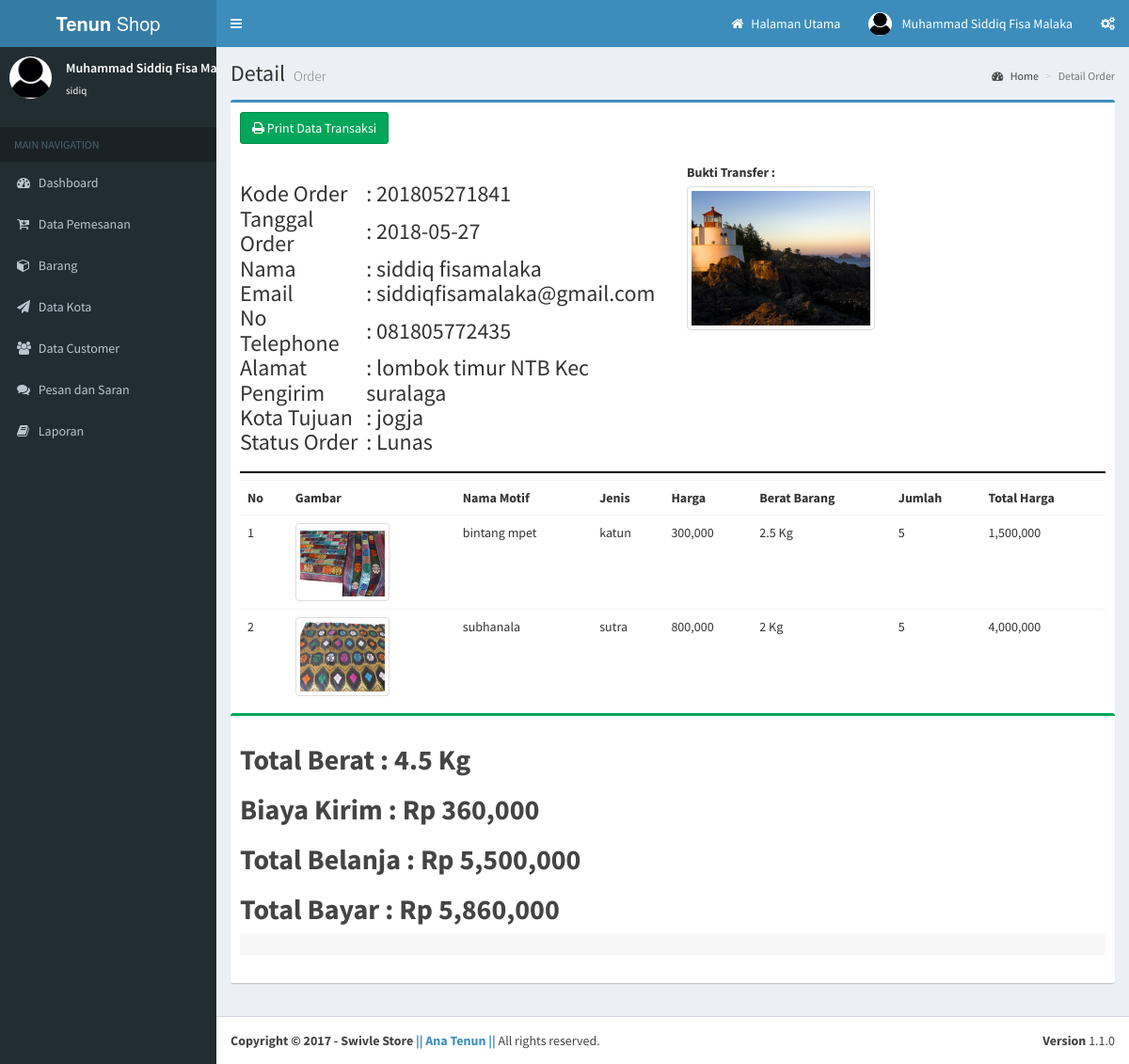
/admin/index.php?mod=transaksi&pg=detail_transaksi&id=201805271841 (signed in), run on the app's committed database.
### tables this page shows
CREATE TABLE `detail_pesanan` (
  `kd_detail_pesanan` int(5) NOT NULL,
  `kode_pesanan` varchar(50) NOT NULL,
  `id_customer` int(11) NOT NULL,
  `id_kota` int(11) NOT NULL,
  `tanggal_pesan` date NOT NULL,
  `status_order` varchar(20) NOT NULL,
  `bukti_transfer` text NOT NULL
);

CREATE TABLE `customer` (
  `id_customer` int(11) NOT NULL,
  `email` varchar(30) NOT NULL,
  `password` varchar(30) NOT NULL,
  `nama` varchar(30) NOT NULL,
  `no_telpon` varchar(30) NOT NULL,
  `alamat` varchar(30) NOT NULL
);

CREATE TABLE `kota` (
  `id_kota` int(11) NOT NULL,
  `nm_kota` varchar(50) NOT NULL,
  `biaya` int(30) NOT NULL
);

CREATE TABLE `pesanan` (
  `id_pesanan` int(10) NOT NULL,
  `kode_pesanan` varchar(50) NOT NULL,
  `id_customer` int(11) NOT NULL,
  `kd_motif` int(11) NOT NULL,
  `jumlah_pesanan` int(11) NOT NULL,
  `status_pesanan` varchar(30) NOT NULL
);

CREATE TABLE `motif` (
  `kd_motif` int(4) NOT NULL,
  `kd_jenis_kain` int(11) NOT NULL,
  `nm_motif` varchar(50) NOT NULL,
  `gambar` text NOT NULL,
  `harga` int(30) NOT NULL,
  `berat_barang` varchar(30) NOT NULL,
  `stock` int(30) NOT NULL,
  `dijual` int(11) NOT NULL
);

CREATE TABLE `jenis_kain` (
  `kd_jenis_kain` int(11) NOT NULL,
  `nm_jenis_kain` varchar(30) NOT NULL
);

### admin/config/config.php (called while the page is built, shortened)
<?php
$user_sql=mysqli_query($connect, "select * from admin where username='$_SESSION[username]'")or die ('error user ');
$data_us=mysqli_fetch_array($user_sql);
?>

### admin/content/transaksi/detail_transaksi.php (the view, shortened to what this page needs)
<section class="content-header">
          <h1>
           Detail
            <small>Order</small>
          </h1>
          <ol class="breadcrumb">
            <li><a href="#"><i class="fa fa-dashboard"></i> Home</a></li>
            <li class="active">Detail Order</li>
          </ol>
        </section>
        <section class="content">
            <div class="box box-primary">
                <div class="box-header">
                					<?php
                                    $sql=mysqli_query($connect, "SELECT * FROM detail_pesanan o, kota k, customer c where o.id_kota=k.id_kota and o.id_customer=c.id_customer	and kode_pesanan='$_GET[id]'") or die ("error Order");
					$data_or=mysqli_fetch_array($sql);
					?>
            <?php if(($data_or['status_order']=='Lunas')){?>
<a href="content/transaksi/print_transaksi.php?kode_pesanan=<?php echo $data_or['kode_pesanan']; ?>" target="_blank"><button type="button" class="btn btn-success"><i class="fa fa-print"></i> Print Data Transaksi</button></a>
<?php }?>
                </div>
                <div class="box-body">
                <div class="row">
                <div class="col-md-6">
                <h3><table width="100%" border="0" cellpadding="5" cellspacing="0" >
<tr>
<td>Kode Order</td>
<td>: <?php echo $data_or['kode_pesanan']; ?></td>
</tr>
<tr>
<td>Tanggal Order</td>
<td>: <?php echo $data_or['tanggal_pesan']; ?></td>
</tr>
<tr>
<td>Nama</td>
<td>: <?php echo $data_or['nama']; ?></td>
</tr>
<tr>
<td>Email</td>
<td>: <?php echo $data_or['email']; ?></td>
</tr>
<tr>
<td>No Telephone</td>
<td>: <?php echo $data_or['no_telpon']; ?></td>
</tr>
<tr>
<td>Alamat Pengirim</td>
<td>: <?php echo $data_or['alamat']; ?></td>
</tr>
<tr>
<td>Kota Tujuan</td>
<td>: <?php echo $data_or['nm_kota']; ?></td>
</tr>
<tr>
<td>Status Order</td>
<td>: <?php echo $data_or['status_order']; ?></td>
</tr>
</table></h3>
</div>  <div class="col-md-6">
<label>Bukti Transfer :</label><br />
<?php if(empty($data_or['bukti_transfer'])){?>
<div class="callout callout-danger">
            <h4>Bukti Transfer Masih Kosong </h4>
          </div>
<?php }else{?>
<img src="../content/customer/<?php echo $data_or['bukti_transfer']; ?>" class="img-thumbnail" width="200" />
<?php }?>
</div></div>
<hr size="3" color="#000000" />
                <table class="table">
                <tr>
                <th>No</th>
                 <th>Gambar</th>
                  <th>Nama Motif</th>
                  <th>Jenis</th>
                   <th>Harga</th>
                    <th>Berat Barang</th>
                   <th>Jumlah</th>
                   <th>Total Harga</th>
                </tr>
                <?php
                                    $sql_p=mysqli_query($connect, "SELECT * FROM pesanan p, motif m, jenis_kain j where p.kd_motif=m.kd_motif and m.kd_jenis_kain=j.kd_jenis_kain and p.kode_pesanan='$data_or[kode_pesanan]'") or die ("error Order");
					$no=1;
					$subtotal=0;
          $toberat=0;
					while($data=mysqli_fetch_array($sql_p)){
            $berat=$data['berat_barang']*$data['jumlah_pesanan'];
            $toberat +=$berat;
						$subtotal +=$data['harga']*$data['jumlah_pesanan'];
					?>
                <tr>
                <td><?php echo $no; ?></td>
                <td><img src="content/motif/<?php echo $data['gambar']; ?>" class="img-thumbnail" width="100" /></td>
                <td><?php echo $data['nm_motif']; ?></td>
                <td><?php echo $data['nm_jenis_kain']; ?></td>
                <td><?php echo number_format($data['harga']); ?></td>
                 <td><?php echo $berat; ?> Kg</td>
                <td><?php echo $data['jumlah_pesanan']; ?></td>
                <td><?php $total=$data['harga']*$data['jumlah_pesanan']; echo number_format($total); ?></td>
                </tr>
                <?php $no++; }?>
                </table>
                </div>
                <div class="box box-success">
                <div class="box-header">
                <h2><b>Total Berat : <?php echo $toberat; ?> Kg</b></h2>
                 <h2><b>Biaya Kirim : Rp <?php if($toberat<1){
$biaya=80000;
}else{
  $biaya=($toberat*$data_or['biaya']);
} echo number_format($biaya); ?></b></h2>
                  <h2><b>Total Belanja : Rp <?php echo number_format($subtotal); ?></b></h2>
                   <h2><b>Total Bayar : Rp <?php echo number_format($subtotal+$biaya); ?></b></h2>
                <div class='box-footer box-comments'>
                </div>
                <div class="box-footer">
                </div>
                </div>
                </div>
                </section>

### admin/config/header.php (shortened to what this page needs)
<header class="main-header">
       <a href="index.php" class="logo">
         <span class="logo-lg"><b>Tenun</b> Shop </span>
       </a>
       <nav class="navbar navbar-static-top" role="navigation">
         <a href="#" class="sidebar-toggle" data-toggle="offcanvas" role="button">
         </a>
         <div class="navbar-custom-menu">
           <ul class="nav navbar-nav">
             <li class="dropdown user user-menu">
               <a href="../index.php" target="_blank"><i class="fa fa-home"></i>
               Halaman Utama
               </a>
               </li>
             <li class="dropdown user user-menu">
               <a href="#" class="dropdown-toggle" data-toggle="dropdown">
                 <img src="content/user/foto/images-4.jpg" class="user-image" alt="User Image">
                 <span class="hidden-xs"><?php echo $data_us['nama_lengkap'];?></span>
               </a>
             </li>
             <li>
               <a href="#" data-toggle="control-sidebar"><i class="fa fa-gears"></i></a>
             </li>
           </ul>
         </div>
       </nav>
     </header>

### admin/config/sidebar.php (shortened to what this page needs)
        <section class="sidebar">
          <div class="user-panel">
            <div class="pull-left image">
              <img src="content/user/foto/images-4.jpg" class="img-circle" alt="User Image">
            </div>
            <div class="pull-left info">
              <p><?php echo $data_us['nama_lengkap'];?></p>
              <a href="#"><?php echo $data_us['username'];?></a>
            </div>
          </div>
          <br />
          <ul class="sidebar-menu">
            <li class="header">MAIN NAVIGATION</li>
            <li class="<?php if(empty($_GET['mod'])){ echo "active";} ?>">
              <a href="index.php">
                <i class="fa fa-dashboard"></i> <span>Dashboard</span>
              </a> </li>
                <li>
              <a href="index.php?mod=transaksi&pg=data_transaksi">
                <i class="fa fa-cart-arrow-down"></i> <span>Data Pemesanan</span>
              </a>
            </li>
              <li class="treeview">
              <a href="#">
                <i class="fa fa-cube"></i>
                <span>Barang</span>
              </a>
            </li>
              <li>
              <a href="index.php?mod=pengiriman&pg=data_pengiriman">
                <i class="fa  fa-send"></i> <span>Data Kota</span>
              </a>
            </li>
             <li>
              <a href="index.php?mod=Customer&pg=data_customer">
                <i class="fa fa-users"></i> <span>Data Customer</span>
              </a>
            </li>
            <li>
              <a href="index.php?mod=komentar&pg=data">
                <i class="fa fa-comments"></i> <span>Pesan dan Saran</span>
              </a>
            </li>
<li class="treeview">
              <a href="#">
                <i class="fa fa-book"></i>
                <span>Laporan</span>
              </a>
            </li>
               </ul>
        </section>

### data on the page
detail_pesanan: kode_pesanan "201805271841", tanggal_pesan "2018-05-27", id_customer.nama "siddiq fisamalaka", id_customer.email "siddiqfisamalaka@gmail.com", id_customer.no_telpon "081805772435", id_customer.alamat "lombok timur NTB Kec suralaga", id_kota.nm_kota "jogja", status_order "Lunas", bukti_transfer (picture), id_kota.biaya "360,000", $subtotal+$biaya "5,860,000"
pesanan: kd_motif.gambar (picture), kd_motif.nm_motif "bintang mpet", jenis_kain.nm_jenis_kain "katun", kd_motif.harga "300,000", berat "2.5", jumlah_pesanan "5", total "1,500,000"
pesanan: kd_motif.gambar (picture), kd_motif.nm_motif "subhanala", jenis_kain.nm_jenis_kain "sutra", kd_motif.harga "800,000", berat "2", jumlah_pesanan "5", total "4,000,000"

### other printed values
$data_us['nama_lengkap'] "Muhammad Siddiq Fisa Malaka"
$data_us['nama_lengkap'] "Muhammad Siddiq Fisa…"
$data_us['username'] "sidiq"
$toberat "4.5"
$subtotal "5,500,000"
